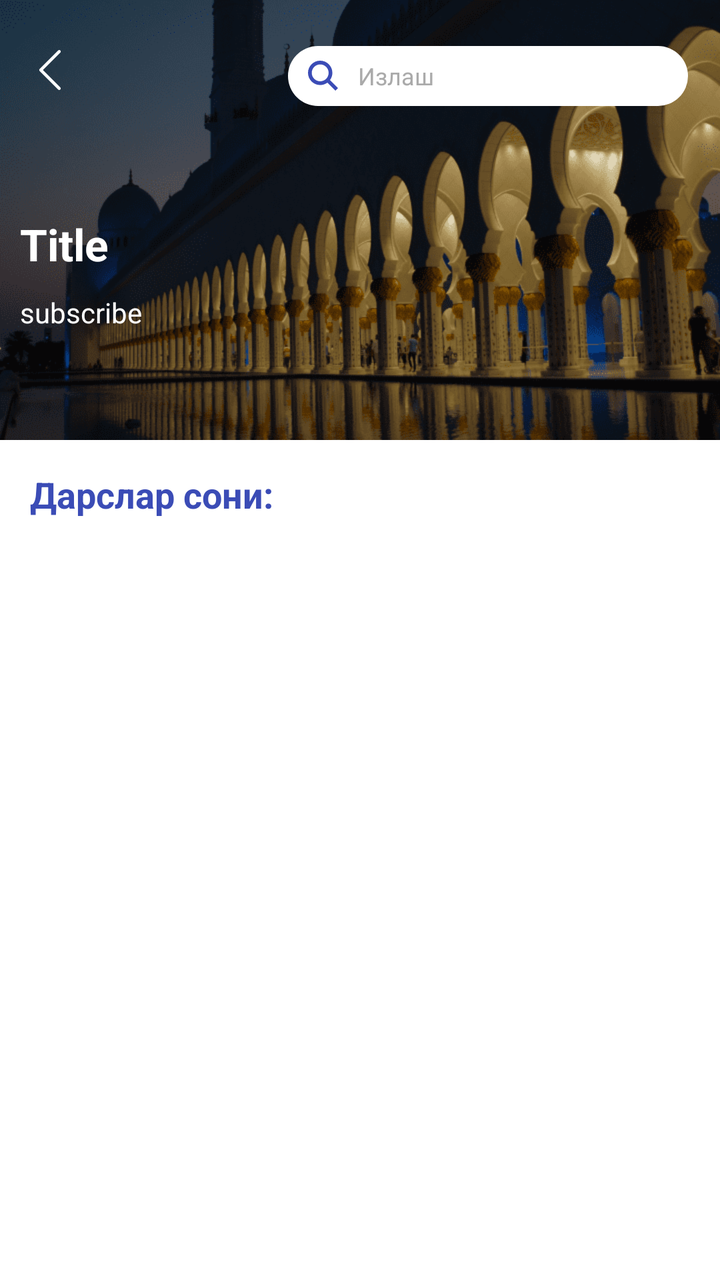
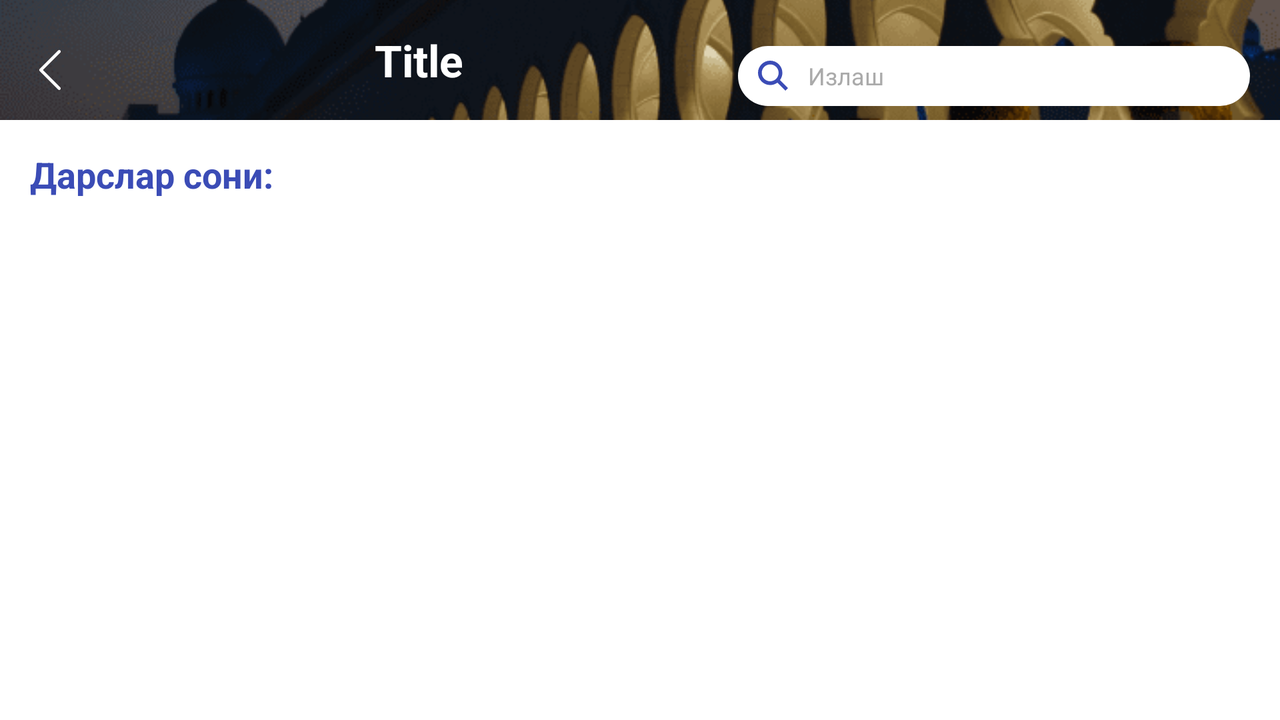

The same Android screen from two of the app's own layout files: first res/layout/ as a phone draws it, then the repository's variant for another configuration, drawn on a device whose configuration selects that folder. Both files follow.
<!-- AndroidManifest.xml: application theme Theme.SayyidSafo -->
<!-- res/layout/fragment_listen.xml -->
<?xml version="1.0" encoding="utf-8"?>
<androidx.constraintlayout.motion.widget.MotionLayout xmlns:android="http://schemas.android.com/apk/res/android"
    xmlns:app="http://schemas.android.com/apk/res-auto"
    xmlns:tools="http://schemas.android.com/tools"
    android:layout_width="match_parent"
    android:layout_height="match_parent"
    app:layoutDescription="@xml/fragment_listen_scene"
    tools:context=".ui.ListenFragment">

    <androidx.appcompat.widget.AppCompatImageView
        android:id="@+id/img_listen"
        android:layout_width="match_parent"
        android:layout_height="220dp"
        android:scaleType="centerCrop"
        android:src="@drawable/wallpaper1"
        app:layout_constraintTop_toTopOf="parent" />

    <androidx.appcompat.widget.AppCompatImageView
        android:id="@+id/img_back"
        android:layout_width="wrap_content"
        android:layout_height="wrap_content"
        android:paddingHorizontal="15dp"
        android:paddingVertical="25dp"
        android:src="@drawable/ic_back"
        app:layout_constraintLeft_toLeftOf="parent"
        app:layout_constraintTop_toTopOf="parent" />

    <androidx.appcompat.widget.AppCompatEditText
        android:id="@+id/edit_search"
        android:layout_width="200dp"
        android:layout_height="30dp"
        android:layout_alignParentEnd="true"
        android:layout_marginHorizontal="15dp"
        android:layout_marginVertical="23dp"
        android:layout_marginEnd="16dp"
        android:background="@drawable/circle_edit_text"
        android:drawableStart="@drawable/ic_search"
        android:drawablePadding="10sp"
        android:hint="@string/text_search"
        android:paddingHorizontal="10sp"
        android:textColorHint="@android:color/darker_gray"
        android:textSize="12sp"
        app:layout_constraintEnd_toEndOf="parent"
        app:layout_constraintRight_toRightOf="parent"
        app:layout_constraintTop_toTopOf="parent" />

    <androidx.appcompat.widget.AppCompatTextView
        android:id="@+id/tv_lesson_title"
        android:layout_width="match_parent"
        android:layout_height="wrap_content"
        android:layout_below="@id/img_back"
        android:layout_marginHorizontal="10dp"
        android:text="Title"
        android:textColor="@android:color/white"
        android:textSize="22sp"
        android:textStyle="bold"
        app:layout_constraintBottom_toTopOf="@id/tv_lesson_subtitle"
        app:layout_constraintTop_toBottomOf="@id/edit_search"
        app:layout_constraintVertical_chainStyle="packed" />

    <androidx.appcompat.widget.AppCompatTextView
        android:id="@+id/tv_lesson_subtitle"
        android:layout_width="match_parent"
        android:layout_height="wrap_content"
        android:layout_below="@id/tv_lesson_title"
        android:layout_marginStart="10dp"
        android:layout_marginTop="10dp"
        android:layout_marginEnd="70dp"
        android:text="subscribe"
        android:textColor="@android:color/white"
        android:textSize="14sp"
        app:layout_constraintBottom_toBottomOf="@id/img_listen"
        app:layout_constraintTop_toBottomOf="@id/tv_lesson_title" />

    <androidx.appcompat.widget.AppCompatTextView
        android:id="@+id/tv_lesson_sum"
        android:layout_width="match_parent"
        android:layout_height="wrap_content"
        android:background="@android:color/white"
        android:padding="15dp"
        android:text="@string/text_lesson_sum"
        android:textColor="@color/colorPrimary"
        android:textSize="18sp"
        android:textStyle="bold"
        app:layout_constraintBottom_toTopOf="@id/recycler_lessons"
        app:layout_constraintTop_toBottomOf="@id/img_listen" />

    <androidx.recyclerview.widget.RecyclerView
        android:id="@+id/recycler_lessons"
        android:layout_width="match_parent"
        android:layout_height="0dp"
        android:background="@android:color/white"
        android:orientation="vertical"
        app:layoutManager="androidx.recyclerview.widget.LinearLayoutManager"
        app:layout_constraintBottom_toBottomOf="parent"
        app:layout_constraintTop_toBottomOf="@id/tv_lesson_sum"
        tools:listitem="@layout/item_music" />

    <ProgressBar
        android:id="@+id/rv_progress"
        android:layout_width="wrap_content"
        android:layout_height="wrap_content"
        android:visibility="invisible"
        app:layout_constraintBottom_toBottomOf="@id/recycler_lessons"
        app:layout_constraintLeft_toLeftOf="@id/recycler_lessons"
        app:layout_constraintRight_toRightOf="@id/recycler_lessons"
        app:layout_constraintTop_toTopOf="@id/recycler_lessons" />


</androidx.constraintlayout.motion.widget.MotionLayout>
<!-- resources referenced by this layout -->
<resources>
  <color name="colorPrimary">#3B4CB6</color>
  <!-- drawable circle_edit_text (drawable-v24) -->
  <?xml version="1.0" encoding="utf-8"?>
  <selector xmlns:android="http://schemas.android.com/apk/res/android">
  
      <item>
          <shape>
              <corners android:radius="30dp"/>
              <solid android:color="@android:color/white"/>
          </shape>
      </item>
  
  </selector>
  <!-- drawable ic_back (drawable-v24) -->
  <vector android:height="20dp" android:viewportHeight="443.52"
      android:viewportWidth="443.52" android:width="20dp" xmlns:android="http://schemas.android.com/apk/res/android">
      <path android:fillColor="@android:color/white" android:pathData="M143.492,221.863L336.226,29.129c6.663,-6.664 6.663,-17.468 0,-24.132c-6.665,-6.662 -17.468,-6.662 -24.132,0l-204.8,204.8c-6.662,6.664 -6.662,17.468 0,24.132l204.8,204.8c6.78,6.548 17.584,6.36 24.132,-0.42c6.387,-6.614 6.387,-17.099 0,-23.712L143.492,221.863z"/>
  </vector>
  <!-- drawable ic_search (drawable-v24) -->
  <vector android:height="15dp" android:viewportHeight="515.558"
      android:viewportWidth="515.558" android:width="15dp" xmlns:android="http://schemas.android.com/apk/res/android">
      <path android:fillColor="@color/colorPrimary" android:pathData="m378.344,332.78c25.37,-34.645 40.545,-77.2 40.545,-123.333 0,-115.484 -93.961,-209.445 -209.445,-209.445s-209.444,93.961 -209.444,209.445 93.961,209.445 209.445,209.445c46.133,0 88.692,-15.177 123.337,-40.547l137.212,137.212 45.564,-45.564c0,-0.001 -137.214,-137.213 -137.214,-137.213zM209.445,354.447c-79.958,0 -145,-65.042 -145,-145s65.042,-145 145,-145 145,65.042 145,145 -65.043,145 -145,145z"/>
  </vector>
  <!-- drawable wallpaper1: png bitmap (drawable-v24, 93001 bytes) -->
  <string name="text_lesson_sum">Дарслар сони:</string>
  <string name="text_search">Излаш</string>
  <style name="Theme.SayyidSafo" parent="Theme.MaterialComponents.DayNight.NoActionBar">
          
          <item name="colorPrimary">@color/purple_500</item>
          <item name="colorPrimaryVariant">@color/purple_700</item>
          <item name="colorOnPrimary">@color/white</item>
          
          <item name="colorSecondary">@color/teal_200</item>
          <item name="colorSecondaryVariant">@color/teal_700</item>
          <item name="colorOnSecondary">@color/black</item>
          
          <item name="android:statusBarColor" tools:targetApi="l">?attr/colorPrimaryVariant</item>
          
      </style>
  <color name="purple_500">#FF6200EE</color>
  <color name="purple_700">#2839A1</color>
  <color name="white">#FFFFFFFF</color>
  <color name="teal_200">#FF03DAC5</color>
  <color name="teal_700">#FF018786</color>
  <color name="black">#FF000000</color>
</resources>
<!-- res/layout-land/fragment_listen.xml (the repository's variant of the layout above) -->
<!-- drawn on the phone turned sideways -->
<?xml version="1.0" encoding="utf-8"?>
<androidx.constraintlayout.widget.ConstraintLayout xmlns:android="http://schemas.android.com/apk/res/android"
    xmlns:tools="http://schemas.android.com/tools"
    android:layout_width="match_parent"
    android:layout_height="match_parent"
    xmlns:app="http://schemas.android.com/apk/res-auto"
    tools:context=".ui.MainActivity">

    <androidx.appcompat.widget.AppCompatImageView
        android:id="@+id/img_listen"
        android:layout_width="match_parent"
        android:layout_height="60dp"
        app:layout_constraintTop_toTopOf="parent"
        android:src="@drawable/wallpaper1"
        android:scaleType="centerCrop"/>

    <androidx.appcompat.widget.AppCompatImageView
        android:id="@+id/img_back"
        android:layout_width="wrap_content"
        android:layout_height="wrap_content"
        android:src="@drawable/ic_back"
        app:layout_constraintLeft_toLeftOf="parent"
        app:layout_constraintTop_toTopOf="parent"
        android:paddingVertical="25dp"
        android:paddingHorizontal="15dp"/>

    <androidx.appcompat.widget.AppCompatEditText
        android:id="@+id/edit_search"
        app:layout_constraintTop_toTopOf="parent"
        app:layout_constraintRight_toRightOf="parent"
        android:layout_width="0dp"
        app:layout_constraintWidth_percent="0.4"
        android:layout_height="30dp"
        android:background="@drawable/circle_edit_text"
        android:layout_alignParentEnd="true"
        android:layout_marginHorizontal="15dp"
        android:layout_marginVertical="23dp"
        android:hint="@string/text_search"
        android:textColorHint="@android:color/darker_gray"
        android:textSize="12sp"
        android:drawableStart="@drawable/ic_search"
        android:drawablePadding="10sp"
        android:paddingHorizontal="10sp"/>

    <androidx.appcompat.widget.AppCompatTextView
        android:id="@+id/tv_lesson_title"
        app:layout_constraintTop_toTopOf="@id/img_listen"
        app:layout_constraintBottom_toBottomOf="@id/img_listen"
        app:layout_constraintLeft_toRightOf="@id/img_back"
        app:layout_constraintRight_toLeftOf="@id/edit_search"
        android:layout_width="wrap_content"
        android:layout_height="wrap_content"
        android:layout_below="@id/img_back"
        android:text="Title"
        app:layout_constraintVertical_chainStyle="packed"
        android:layout_marginHorizontal="10dp"
        android:textSize="22sp"
        android:textColor="@android:color/white"
        android:textStyle="bold"/>
    <androidx.appcompat.widget.AppCompatTextView
        android:id="@+id/tv_lesson_subtitle"
        app:layout_constraintTop_toBottomOf="@id/tv_lesson_title"
        app:layout_constraintBottom_toBottomOf="@id/img_listen"
        android:layout_width="match_parent"
        android:layout_height="wrap_content"
        android:layout_below="@id/tv_lesson_title"
        android:text="subscribe"
        android:visibility="gone"
        android:layout_marginTop="10dp"
        android:layout_marginEnd="70dp"
        android:layout_marginStart="10dp"
        android:textSize="14sp"
        android:textColor="@android:color/white" />

    <androidx.appcompat.widget.AppCompatTextView
        android:id="@+id/tv_lesson_sum"
        app:layout_constraintTop_toBottomOf="@id/img_listen"
        app:layout_constraintBottom_toTopOf="@id/recycler_lessons"
        android:layout_width="match_parent"
        android:layout_height="wrap_content"
        android:background="@android:color/white"
        android:textSize="18sp"
        android:textColor="@color/colorPrimary"
        android:textStyle="bold"
        android:padding="15dp"
        android:text="@string/text_lesson_sum"/>

    <androidx.recyclerview.widget.RecyclerView
        android:id="@+id/recycler_lessons"
        app:layout_constraintTop_toBottomOf="@id/tv_lesson_sum"
        app:layout_constraintBottom_toBottomOf="parent"
        android:layout_width="match_parent"
        android:layout_height="0dp"
        android:background="@android:color/white"
        app:layoutManager="androidx.recyclerview.widget.LinearLayoutManager"
        tools:listitem="@layout/item_music"
        />

    <ProgressBar
        android:id="@+id/rv_progress"
        android:layout_width="wrap_content"
        android:layout_height="wrap_content"
        android:visibility="invisible"
        app:layout_constraintTop_toTopOf="@id/recycler_lessons"
        app:layout_constraintLeft_toLeftOf="@id/recycler_lessons"
        app:layout_constraintRight_toRightOf="@id/recycler_lessons"
        app:layout_constraintBottom_toBottomOf="@id/recycler_lessons"
        />


</androidx.constraintlayout.widget.ConstraintLayout>
